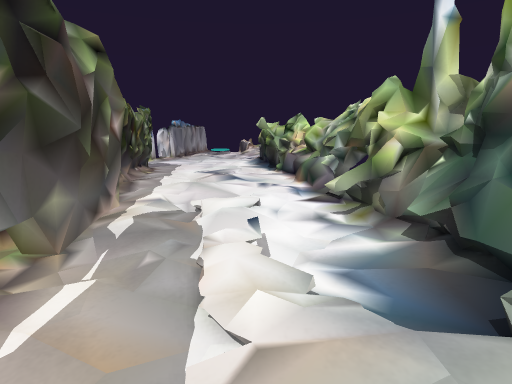
view 1 (above)

12 first-person views from a walk through a level from a Godot 3-D game. The camera is 1.2 m above the floor, tilts 12° down and sees 80° across. The floor is counted in squares, 0.5 m on a side. Each view is taken from the middle of a square. On the plan, view 1 faces up. The plan holds only what a view shows up to about 19 squares ahead; the rest is blank. The place goes on beyond the plan.

view 2
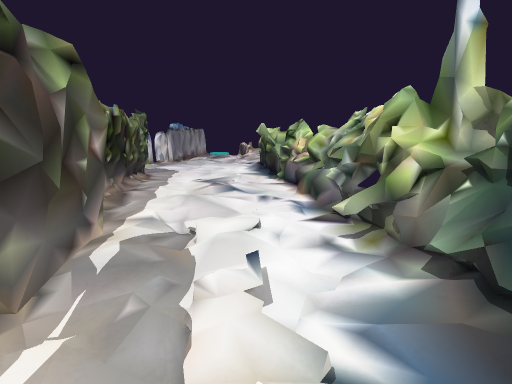

view 3
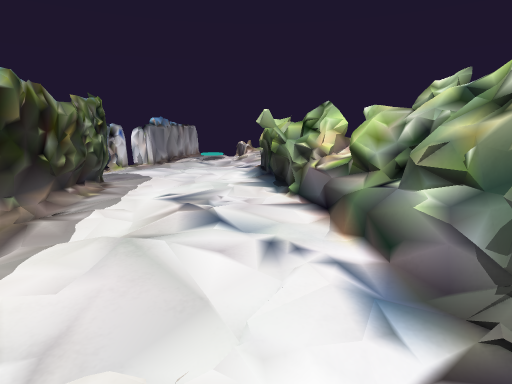

view 4
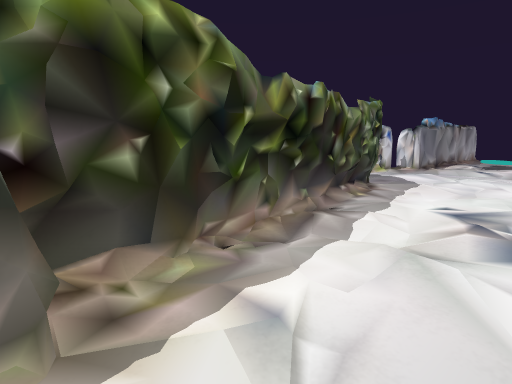

view 5
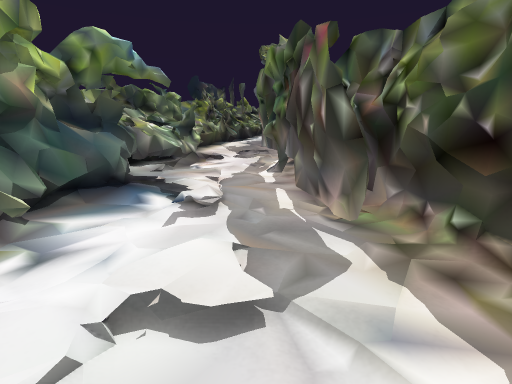

view 6
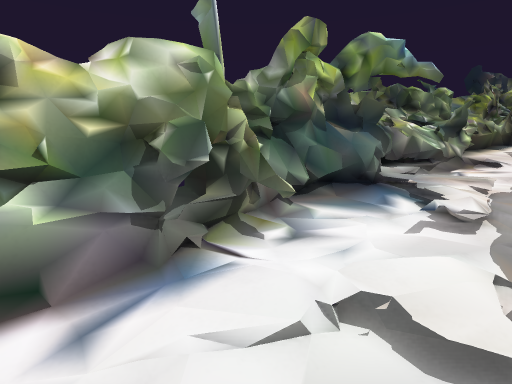

view 7
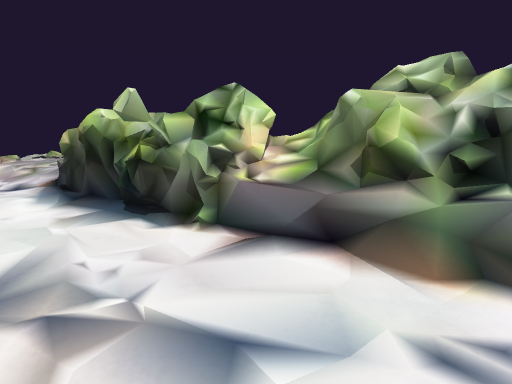

view 8
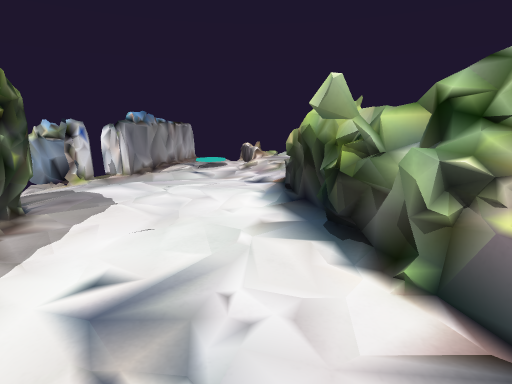

view 9
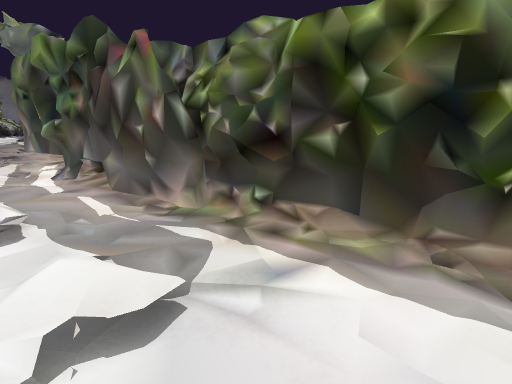

view 10
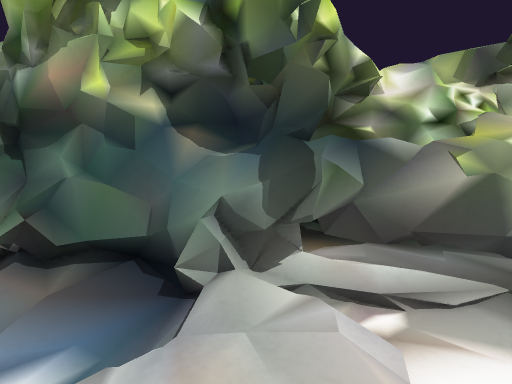

view 11
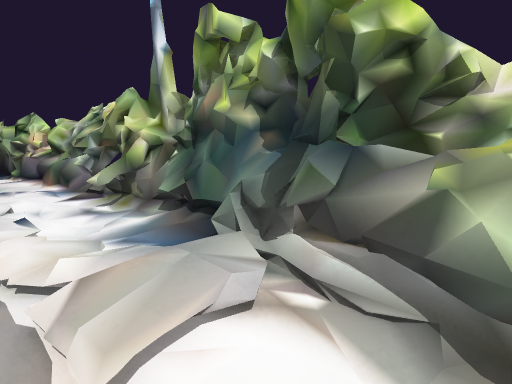

view 12
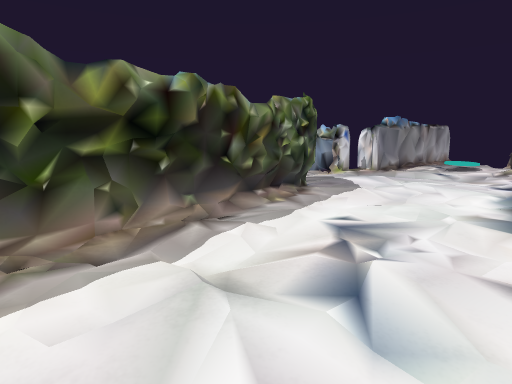

### Floor plan
Key: @ floor where view 1 was taken; # wall or solid block; . main floor; : floor 0.25 m higher than the main floor; - floor 0.25 m lower than the main floor; + floor 0.5 m higher than the main floor; * floor 0.75 m higher than the main floor; / step, stairs or slope; = window, fence, low wall or low ledge; ^ raised ledge.
Columns run from 9 left of view 1 to 6 right of it. Each row starts with its distance up from view 1.
 26 #--------##
 25 ##-----...#
 24 ##----....#
 23  #---.....#
 22  #---.....##
 21  #--......###
 20  #-........###
 19  #-........=*#
 18  ##........#=#
 17  ##........==##
 16   #........####
 15   #........#===
 14   #.....:::.===
 13   # .....:::###
 12   ##.:....::=##
 11    #...../::##
 10    #.../:/::##
  9    #..:/:::=###
  8    #.##::::..=#
  7    ##=#::/:::=#
  6       #://:::##
  5       #://:::##
  4       #:/+/::##
  3       #::/+/=^#
  2       #::+++=###
  1       ##:+//####
  0       ##:@::==^#
 -1        #::::=^^^
 -2        #:::^#^^^

Where each view was taken, in squares from view 1:
view 1: 0 up, 0 right, facing up
view 2: 1 up, 0 right, facing up
view 3: 8 up, 0 right, facing up
view 4: 8 up, 1 left, facing up-left
view 5: 14 up, 2 left, facing down
view 6: 14 up, 2 left, facing down-right
view 7: 14 up, 3 left, facing up-right
view 8: 16 up, 1 left, facing up
view 9: 14 up, 0 right, facing down-left
view 10: 2 up, 1 left, facing right
view 11: 2 down, 1 left, facing up-right
view 12: 12 up, 1 right, facing up-left
